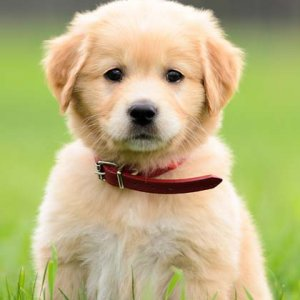
#> input picture HW2/ex1_images/dog.png, 300 x 300 px
$ jupyter execute --allow-errors ex234.ipynb
#> lines starting #> are read from the running program, lines starting #| are printed output that depends on the picture
[cell 1]
import io
import ipywidgets as widgets
import matplotlib.pyplot as plt
import PIL.Image
import numpy as np
import urllib
from skimage.transform import resize
from matplotlib.image import imread
import os
from IPython.display import display
from skimage import io as io_url
import cv2
import numpy as np
from PIL import Image

[cell 2]
# Create image widgets
image3_spatial = widgets.Image(format='png', width=500, height=500, description='Spatial')
image3_freq    = widgets.Image(format='png', width=500, height=500, description='Frequency')
sidebyside     = widgets.HBox([image3_spatial, image3_freq])

# Create slider/select widgets
slider_inner   = widgets.FloatSlider(value=0,      min=0, max=1,      step=0.01, description='Inner radius')
slider_outer   = widgets.FloatSlider(value=1.44/2, min=0, max=1.44/2, step=0.01, description='Outer radius')

buf            = io.BytesIO()

#> (the rest of this cell did not finish here and is left out)

[cell 3]
def read_img(img_path, img_size=(512, 512)):
    """
      + Đọc ảnh
      + Chuyển thành grayscale
      + Thay đổi kích thước ảnh thành img_size
    """
#> called with img_path = 'ex1_images/dog.png', img_size = (512, 512)
    img = cv2.imread(img_path, 0)
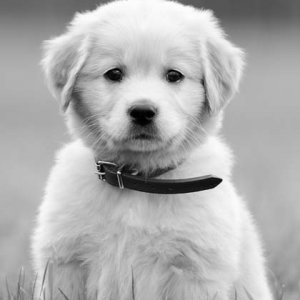
#> img: shape (300, 300); min 0, max 255, mean 175.9
    img = cv2.resize(img, img_size)
#> img: shape (512, 512)
#> call 2 of read_img, with img_path = 'ex1_images/raccoon.png', img_size = (512, 512)
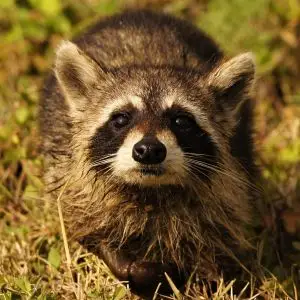
#> input picture HW2/ex1_images/raccoon.png, 300 x 300 px
#> in read_img (call 2), `img = cv2.imread(img_path, 0)`:
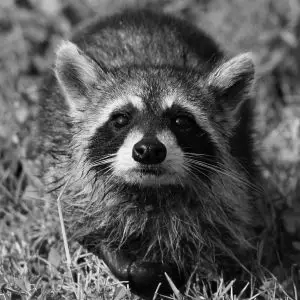
#> img: shape (300, 300); min 0, max 250, mean 89.6
    return img


def create_hybrid_img(img1, img2, r):
    """
    Create hydrid image
    Params:
      img1: numpy image 1
      img2: numpy image 2
      r: radius that defines the filled circle of frequency of image 1. Refer to the homework title to know more.
    """
#> called with r = 14
    # You need to implement the function
    fft1, fft2 = np.fft.fft2(img1), np.fft.fft2(img2)
    shifted1, shifted2 = np.fft.fftshift(fft1), np.fft.fftshift(fft2)
    y, x = np.indices(img1.shape)
    center = np.array(img1.shape) // 2
#> center = [256, 256]
    distance = ((x - center[0]) * (x - center[0]) + (y - center[1]) * (y - center[1])) ** 0.5
    mask = (distance <= r)
    masked = shifted1 * mask + shifted2 * (~mask)
    shifted_masked = np.fft.ifftshift(masked)
    hybrid = np.abs(np.fft.ifft2(shifted_masked))
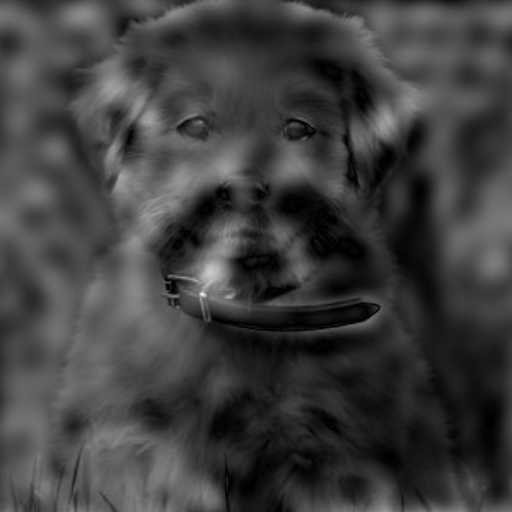
#> hybrid: shape (512, 512) float64; min 0.000403, max 360.1, mean 89.7; drawn with min black and max white
    return hybrid
